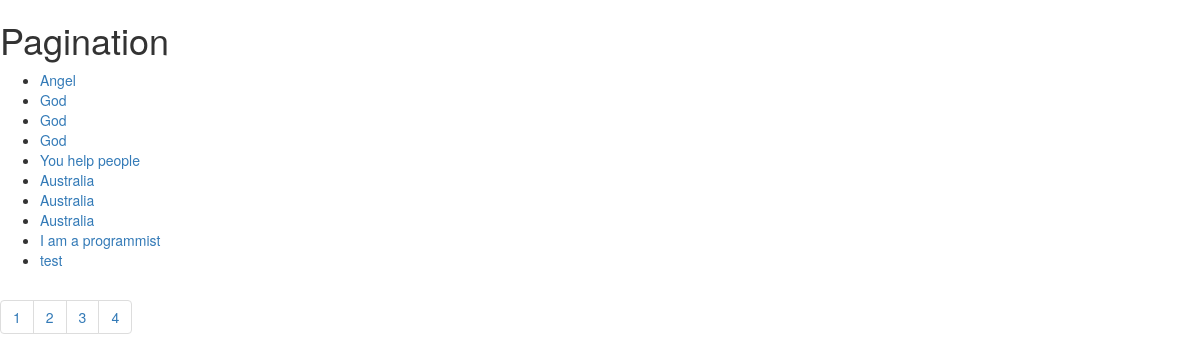
The page / on the database its author committed.
### qa/models.py (models this page shows, shortened)
class Question (models.Model):
    objects1 = models.Manager()
    objects = QuestionManager()
    title = models.CharField(max_length=50, blank=True, null=True, default=None)
    text = models.TextField()
    added_at = models.DateTimeField(blank=True, null=True)
    rating = models.IntegerField(default=0, blank=True)
    author = models.ForeignKey(User, null=True, on_delete=models.SET_NULL)
    likes = models.ManyToManyField(User, related_name='likes')

### qa/views.py (the view)
# urls.py: url(r'', post_list, name='post_list'),
def post_list(request):
    object1 = Question.objects.all()
    limit = request.GET.get('limit', 10)
    page = request.GET.get('page', 1)
    paginator = Paginator(object1, limit)
    page = paginator.page(page)
    return render(request, 'posts.html', {'paginator': paginator, 'page': page})

### templates/posts.html (shortened to what this page needs)
{% load staticfiles %}
<!DOCTYPE html>
<html lang="en">
<head>
    <link href= "{% static "/bootstrap/css/bootstrap.css" %}" rel="stylesheet">
</head>
<body>
<h1> Pagination </h1>
<ul >
{% for p in page %}
    <li> <a href="/question/{{p.id}}/" >{{p.title}}</a> </li>
 {% endfor %}
</ul>
<nav>
<ul class="pagination">
    {% for p in paginator.page_range %}
    <li> <a href="?page={{p}}" >{{p}}</a> </li>
    {% endfor %}
</ul>
</nav>
</body>
</html>

### rows shown on the page
Question: title "Angel"
Question: title "God"
Question: title "God"
Question: title "God"
Question: title "You help people"
Question: title "Australia"
Question: title "Australia"
Question: title "Australia"
Question: title "I am a programmist"
Question: title "test"

### other values the page prints
{{ p }} "1" "2" "3" "4"
